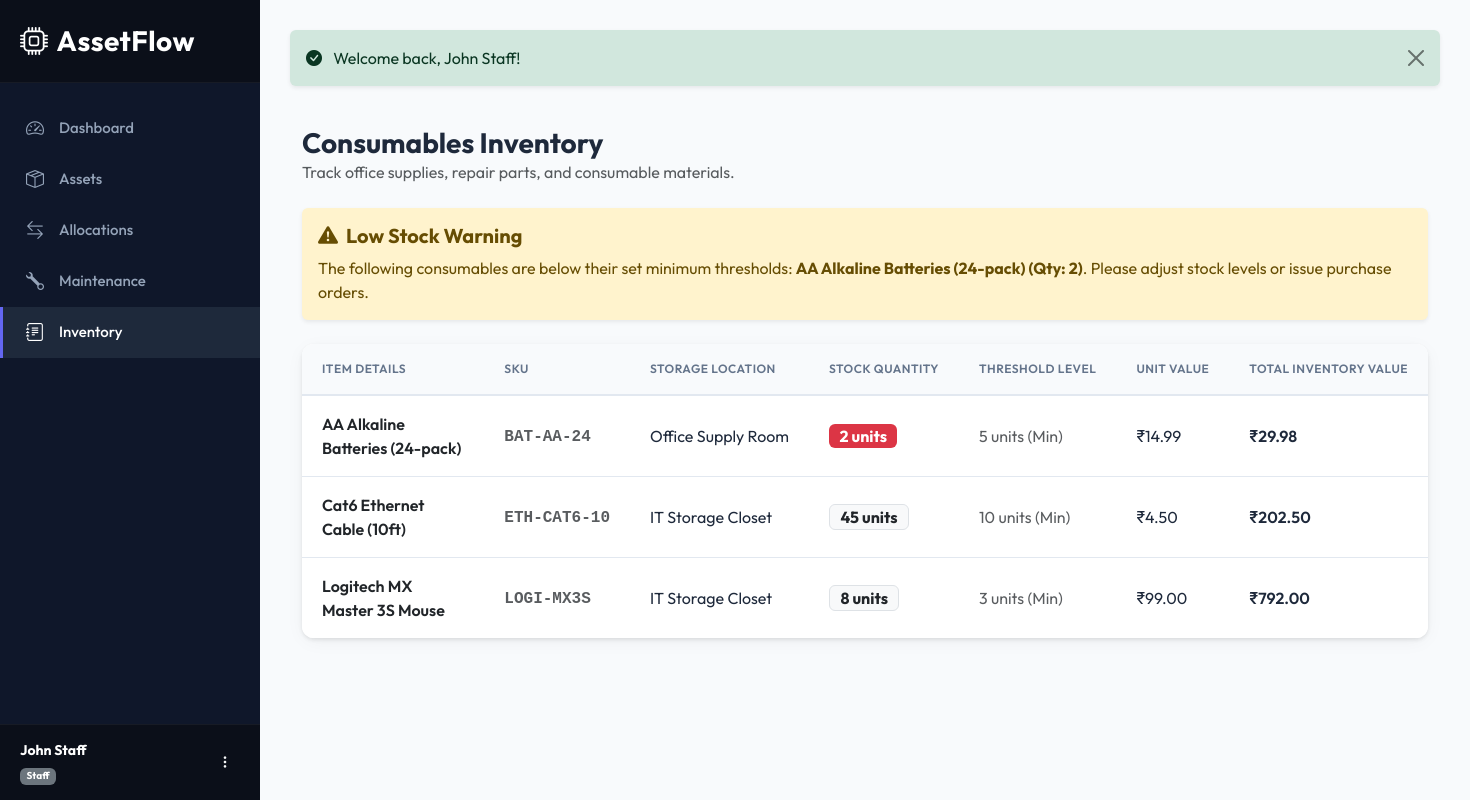
The app's page /inventory (signed in) with its own data.
### tables this page shows
CREATE TABLE `inventory` (
  `id` INT AUTO_INCREMENT PRIMARY KEY,
  `name` VARCHAR(150) NOT NULL,
  `sku` VARCHAR(100) NOT NULL UNIQUE,
  `quantity` INT NOT NULL DEFAULT 0,
  `min_threshold` INT NOT NULL DEFAULT 5,
  `unit_price` DECIMAL(12,2) NOT NULL DEFAULT 0.00,
  `location` VARCHAR(150) NOT NULL,
  `created_at` TIMESTAMP DEFAULT CURRENT_TIMESTAMP,
  `updated_at` TIMESTAMP DEFAULT CURRENT_TIMESTAMP ON UPDATE CURRENT_TIMESTAMP
);

### app/core/Controller.php (called while the page is built, shortened)
<?php
abstract class Controller {
    protected function view($view, $data = []) {
        View::render($view, $data);
    }
}

### app/controllers/InventoryController.php (called while the page is built, shortened)
<?php
class InventoryController extends Controller {
    private $invModel;
    public function __construct() {
        $this->invModel = new Inventory();
    }
    public function index() {
        $items = $this->invModel->getAll();
        $this->view('inventory/index', [
            'title' => 'Consumables Inventory',
            'items' => $items
        ]);
    }
}

### public/index.php (called while the page is built, shortened)
<?php
require_once __DIR__ . '/../config/database.php';
require_once __DIR__ . '/../config/autoload.php';
if (file_exists(__DIR__ . '/../vendor/autoload.php')) {
    require_once __DIR__ . '/../vendor/autoload.php';
}
$router = new Router();
$router->add('auth/login',           'AuthController@login');
$router->add('auth/register',        'AuthController@register');
$router->add('auth/logout',          'AuthController@logout');
$router->add('auth/forgot-password', 'AuthController@forgotPassword');
$router->add('auth/reset-password',  'AuthController@resetPassword');
$router->add('dashboard',            'DashboardController@index');
$router->add('assets',               'AssetController@index');
$router->add('assets/create',        'AssetController@create');
$router->add('assets/edit',          'AssetController@edit');
$router->add('assets/view',          'AssetController@show');
$router->add('assets/delete',        'AssetController@delete');
$router->add('allocations',          'AllocationController@index');
$router->add('allocations/create',   'AllocationController@create');
$router->add('allocations/return',   'AllocationController@return');
$router->add('maintenance',          'MaintenanceController@index');
$router->add('maintenance/create',   'MaintenanceController@create');
$router->add('maintenance/edit',     'MaintenanceController@edit');
$router->add('inventory',            'InventoryController@index');
$router->add('inventory/create',     'InventoryController@create');
$router->add('inventory/edit',       'InventoryController@edit');
$router->add('reports',              'ReportController@index');
$router->add('reports/valuation',    'ReportController@valuation');
$router->add('reports/maintenance',  'ReportController@maintenance');
$router->add('reports/utilization',  'ReportController@utilization');
$router->add('reports/export',       'ReportController@export');
$router->add('users',                'UserController@index');
$router->add('users/create',         'UserController@create');
$router->add('users/edit',           'UserController@edit');
$router->add('profile',              'UserController@profile');
$router->add('departments',          'DepartmentController@index');
$router->add('departments/create',   'DepartmentController@create');
$router->add('departments/edit',     'DepartmentController@edit');
$router->add('departments/delete',   'DepartmentController@delete');
$router->add('categories',           'CategoryController@index');
$router->add('categories/create',    'CategoryController@create');
$router->add('categories/edit',      'CategoryController@edit');
$router->add('categories/delete',    'CategoryController@delete');
$router->dispatch($_SERVER['REQUEST_URI']);

### config/autoload.php (called while the page is built, shortened)
<?php
spl_autoload_register(function ($class) {
    $prefix = 'App\\';
    $baseDir = dirname(__DIR__) . '/app/';
    $len = strlen($prefix);
    $relativeClass = substr($class, $len);
    $file = $baseDir . str_replace('\\', '/', $relativeClass) . '.php';
});

### app/core/Database.php (called while the page is built, shortened)
<?php
class Database {
    private static $instance = null;
    public static function getConnection() {
        if (self::$instance === null) {
            try {
                $dsn = "mysql:host=" . DB_HOST . ";port=" . DB_PORT . ";dbname=" . DB_NAME . ";charset=utf8mb4";
                self::$instance = new PDO($dsn, DB_USER, DB_PASS, [
                    PDO::ATTR_ERRMODE => PDO::ERRMODE_EXCEPTION,
                    PDO::ATTR_DEFAULT_FETCH_MODE => PDO::FETCH_ASSOC,
                    PDO::ATTR_EMULATE_PREPARES => false,
                ]);
            } catch (PDOException $e) {
                die("Critical System Error: Unable to establish database connection. Details: " . $e->getMessage());
            }
        }
        return self::$instance;
    }
}

### app/core/Model.php (called while the page is built, shortened)
<?php
abstract class Model {
    public function __construct() {
        $this->db = Database::getConnection();
    }
}

### app/models/Inventory.php (called while the page is built, shortened)
<?php
class Inventory extends Model {
    public function getAll() {
        $stmt = $this->db->prepare("SELECT * FROM inventory ORDER BY name ASC");
        $stmt->execute();
        return $stmt->fetchAll();
    }
}

### app/views/inventory/index.php (the view, shortened to what this page needs)
<div class="container-fluid py-4">
    <div class="d-flex justify-content-between align-items-center mb-4">
        <div>
            <h1 class="h3 mb-0 fw-bold">Consumables Inventory</h1>
            <p class="text-muted mb-0">Track office supplies, repair parts, and consumable materials.</p>
        </div>
    </div>
    <?php
    $lowStockItems = [];
    foreach ($items as $item) {
        if ($item['quantity'] < $item['min_threshold']) {
            $lowStockItems[] = $item;
        }
    }
    ?>
    <?php if (!empty($lowStockItems)): ?>
        <div class="alert alert-warning border-0 shadow-sm mb-4">
            <h5 class="alert-heading fw-bold"><i class="bi bi-exclamation-triangle-fill me-2"></i>Low Stock Warning</h5>
            <p class="mb-0">The following consumables are below their set minimum thresholds:
                <strong><?php
                    $names = array_map(function($i) { return htmlspecialchars($i['name']) . ' (Qty: ' . $i['quantity'] . ')'; }, $lowStockItems);
                    echo implode(', ', $names);
                ?></strong>. Please adjust stock levels or issue purchase orders.
            </p>
        </div>
    <?php endif; ?>
    <div class="card shadow-sm border-0">
        <div class="card-body p-0">
            <div class="table-responsive">
                <table class="table align-middle mb-0">
                    <thead>
                        <tr>
                            <th>Item Details</th>
                            <th>SKU</th>
                            <th>Storage Location</th>
                            <th>Stock Quantity</th>
                            <th>Threshold Level</th>
                            <th>Unit Value</th>
                            <th>Total Inventory Value</th>
                        </tr>
                    </thead>
                    <tbody>
                        <?php if (empty($items)): ?>
                            <tr>
                                <td colspan="8" class="text-center py-4 text-muted">No inventory items found.</td>
                            </tr>
                        <?php else: ?>
                            <?php foreach ($items as $item): ?>
                                <tr class="<?php echo ($item['quantity'] < $item['min_threshold']) ? 'table-danger-subtle' : ''; ?>">
                                    <td class="text-wrap">
                                        <span class="fw-semibold text-dark d-block"><?php echo htmlspecialchars($item['name']); ?></span>
                                    </td>
                                    <td><strong class="font-monospace text-muted"><?php echo htmlspecialchars($item['sku']); ?></strong></td>
                                    <td><?php echo htmlspecialchars($item['location']); ?></td>
                                    <td>
                                        <span class="badge <?php echo ($item['quantity'] < $item['min_threshold']) ? 'bg-danger text-white' : 'bg-light text-dark border'; ?> fs-6 px-2.5 py-1">
                                            <?php echo htmlspecialchars($item['quantity']); ?> units
                                        </span>
                                    </td>
                                    <td><span class="text-muted"><?php echo htmlspecialchars($item['min_threshold']); ?> units (Min)</span></td>
                                    <td>₹<?php echo htmlspecialchars(number_format($item['unit_price'], 2)); ?></td>
                                    <td class="fw-semibold">₹<?php echo htmlspecialchars(number_format($item['unit_price'] * $item['quantity'], 2)); ?></td>
                                </tr>
                            <?php endforeach; ?>
                        <?php endif; ?>
                    </tbody>
                </table>
            </div>
        </div>
    </div>
</div>

### public/css/style.css (style rules this page uses)
:root { --primary-bg: #f8fafc; --sidebar-bg: #0f172a; --sidebar-hover: #1e293b; --accent-color: #6366f1; --accent-hover: #4f46e5; --card-shadow: 0 4px 20px -2px rgba(0, 0, 0, 0.05), 0 2px 5px -1px rgba(0, 0, 0, 0.03); --hover-transition: all 0.25s cubic-bezier(0.4, 0, 0.2, 1); --text-main: #1e293b; --text-muted: #64748b; --border-color: #e2e8f0; }
body { font-family: 'Outfit', -apple-system, BlinkMacSystemFont, "Segoe UI", Roboto, sans-serif; background-color: var(--primary-bg); color: var(--text-main); overflow-x: hidden; }
.card { border: none; border-radius: 12px; box-shadow: var(--card-shadow); transition: var(--hover-transition); background: #fff; }
.table-responsive { border-radius: 12px; overflow: hidden; box-shadow: var(--card-shadow); background: #fff; }
.table { margin-bottom: 0; }
.table th { background-color: #f8fafc; color: var(--text-muted); font-weight: 600; text-transform: uppercase; font-size: 12px; letter-spacing: 0.5px; padding: 16px 20px; border-bottom: 2px solid var(--border-color); }
.table td { padding: 16px 20px; vertical-align: middle; color: var(--text-main); border-bottom: 1px solid var(--border-color); }
.table tr:last-child td { border-bottom: none; }
.table th, .table td { white-space: nowrap; }
.table td.text-wrap, .table td.text-normal, .table td.wrap-column, .table .text-wrap { white-space: normal !important; min-width: 180px; max-width: 320px; }

### records on screen
inventory: implode(', ', $names) "AA Alkaline Batteries (24-pack) (Qty: 2)", name "AA Alkaline Batteries (24-pack)", sku "BAT-AA-24", location "Office Supply Room", quantity "2", min_threshold "5", unit_price "14.99", $item['unit_price'] * $item['quantity'] "29.98"
inventory: name "Cat6 Ethernet Cable (10ft)", sku "ETH-CAT6-10", location "IT Storage Closet", quantity "45", min_threshold "10", unit_price "4.50", $item['unit_price'] * $item['quantity'] "202.50"
inventory: name "Logitech MX Master 3S Mouse", sku "LOGI-MX3S", location "IT Storage Closet", quantity "8", min_threshold "3", unit_price "99.00", $item['unit_price'] * $item['quantity'] "792.00"

### other values on screen
$userName "John Staff"
$role "Staff"
Session::getFlash('success') "Welcome back, John Staff!"
